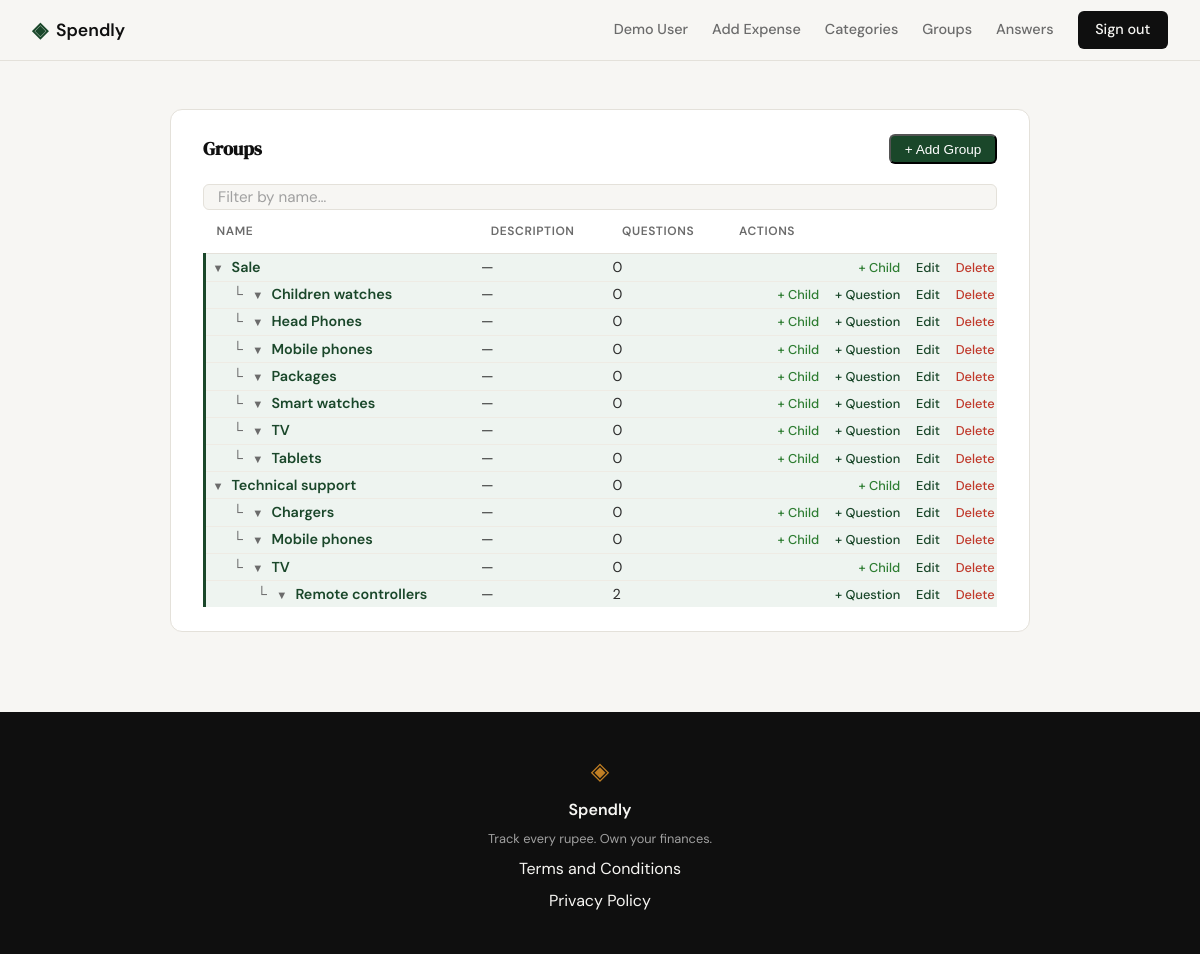
The app's page /groups (signed in) with its own data.
### tables this page shows
CREATE TABLE groups (
            id               INTEGER PRIMARY KEY AUTOINCREMENT,
            user_id          INTEGER NOT NULL REFERENCES users(id),
            name             TEXT    NOT NULL,
            description      TEXT,
            num_of_questions INTEGER DEFAULT 0,
            created_at       TEXT    DEFAULT (datetime('now'))
        , parent_id INTEGER REFERENCES groups(id));

### app.py (the view)
@app.route("/groups")
def groups():
    if not session.get("user_id"):
        return redirect(url_for("login"))
    all_groups = get_all_groups(session["user_id"])
    return render_template("groups/list.html", groups=all_groups)

### database/db.py (called while the page is built)
def get_db():
    conn = sqlite3.connect(DB_PATH)
    conn.row_factory = sqlite3.Row
    conn.execute("PRAGMA foreign_keys = ON")
    return conn

### templates/groups/list.html (shortened to what this page needs)
{% extends "base.html" %}
{% block content %}
<section class="profile-section">
    <div class="profile-inner">
        <div class="profile-block">
            <div class="block-title-row">
                <h2 class="block-title">Groups</h2>
                <button type="button" class="btn-add-expense" id="addGroupBtn">+ Add Group</button>
            </div>
            <div class="autocomplete-wrap">
                <input type="search" id="groupFilter" class="form-input"
                       placeholder="Filter by name…" autocomplete="off">
            </div>
            <table class="transactions-table">
                <thead>
                    <tr>
                        <th>Name</th>
                        <th>Description</th>
                        <th>Questions</th>
                        <th class="actions-col">Actions</th>
                    </tr>
                </thead>
                <tbody>
                    {% for group in groups %}
                    <tr class="group-row" data-group-id="{{ group.id }}"
                        data-parent-id="{{ group.parent_id if group.parent_id is not none else '' }}"
                        data-name="{{ group.name }}">
                        <td>{% for _ in range(group.depth) %}{% endfor %}{% if group.depth %}<span class="tree-branch">└</span>{% endif %}<button type="button" class="tree-toggle" hidden aria-label="Toggle child groups">▼</button>{{ group.name }}</td>
                        <td>{{ group.description or '—' }}</td>
                        <td>{{ group.num_of_questions }}</td>
                        <td class="actions-col">
                            {% if group.num_of_questions == 0 %}
                            <button type="button" class="btn-add-child"
                                    data-parent-id="{{ group.id }}"
                                    data-parent-name="{{ group.name }}">+ Child</button>
                            {% endif %}
                            {% if not group.has_children %}
                            <button type="button" class="btn-add-question"
                                    data-group-id="{{ group.id }}"
                                    data-group-name="{{ group.name }}">+ Question</button>
                            {% endif %}
                            <a href="{{ url_for('edit_group', id=group.id) }}" class="btn-edit">Edit</a>
                            <form method="POST" action="/groups/{{ group.id }}/delete" class="form-inline"
                                  onsubmit="return confirm('Delete this group and all its questions?')">
                                <button type="submit" class="btn-delete">Delete</button>
                            </form>
                        </td>
                    </tr>
                    {% endfor %}
                </tbody>
            </table>
        </div>
    </div>
</section>
{% endblock %}

### static/css/style.css (style rules this page uses)
:root { --ink: #0f0f0f; --ink-soft: #2d2d2d; --ink-muted: #6b6b6b; --ink-faint: #a0a0a0; --paper: #f7f6f3; --paper-warm: #f0ede6; --paper-card: #ffffff; --accent: #1a472a; --accent-light: #e8f0eb; --accent-2: #c17f24; --accent-2-light: #fdf3e3; --danger: #c0392b; --danger-light: #fdecea; --border: #e4e1da; --border-soft: #eeebe4; --group-bg: #eef4f0; --group-accent: #1a472a; --group-ink: #1a472a; --question-bg: #fbf4e6; --question-accent: #c17f24; --question-ink: #8a5a14; --answer-bg: #eaf1f5; --answer-accent: #2b6777; --answer-ink: #1f4d59; --font-display: 'DM Serif Display', Georgia, serif; --font-body: 'DM Sans', system-ui, sans-serif; --max-width: 1200px; --auth-width: 440px; --radius-sm: 6px; --radius-md: 12px; --radius-lg: 20px; }
*, *::before, *::after { box-sizing: border-box; margin: 0; padding: 0; }
html { font-size: 16px; scroll-behavior: smooth; }
body { background: var(--paper); color: var(--ink); font-family: var(--font-body); font-size: 1rem; line-height: 1.6; -webkit-font-smoothing: antialiased; }
a { color: inherit; text-decoration: none; }
.form-input { width: 100%; padding: 0.125rem 0.875rem; border: 1px solid var(--border); border-radius: var(--radius-sm); font-family: var(--font-body); font-size: 0.95rem; color: var(--ink); background: var(--paper); outline: none; transition: border-color 0.2s; }
.form-input::placeholder { color: var(--ink-faint); }
.profile-section { padding: 3rem 2rem 5rem; }
.profile-inner { max-width: 860px; margin: 0 auto; display: flex; flex-direction: column; gap: 2rem; }
.profile-block { background: var(--paper-card); border: 1px solid var(--border); border-radius: var(--radius-md); padding: 1.5rem 2rem; }
.block-title { font-family: var(--font-display); font-size: 1.15rem; color: var(--ink); margin-bottom: 1.25rem; }
.transactions-table { width: 100%; border-collapse: collapse; font-size: 0.9rem; }
.transactions-table th { text-align: left; font-size: 0.75rem; font-weight: 600; text-transform: uppercase; letter-spacing: 0.05em; color: var(--ink-muted); padding: 0 0.75rem 0.75rem; border-bottom: 1px solid var(--border); }
.transactions-table td { padding: 0.15rem; color: var(--ink-soft); border-bottom: 1px solid var(--border-soft); }
.transactions-table tbody tr:last-child td { border-bottom: none; }
.block-title-row { display: flex; align-items: center; justify-content: space-between; margin-bottom: 1.25rem; }
.block-title-row .block-title { margin-bottom: 0; }
.btn-add-expense { padding: 0.35rem 0.85rem; background: var(--accent); color: var(--paper-card); border-radius: var(--radius-sm); font-size: 0.85rem; font-weight: 500; text-decoration: none; transition: background 0.15s; }
.actions-col { text-align: right; white-space: nowrap; }
.btn-delete { font-size: 0.8rem; font-weight: 500; color: var(--danger); background: none; border: none; padding: 0; margin-left: 0.75rem; cursor: pointer; font-family: inherit; }
.btn-edit { font-size: 0.8rem; font-weight: 500; color: var(--accent); background: none; border: none; padding: 0; cursor: pointer; font-family: inherit; }
.btn-add-question { font-size: 0.8rem; font-weight: 500; color: var(--accent); background: none; border: none; padding: 0; margin-right: 0.75rem; cursor: pointer; font-family: inherit; }
.btn-add-child { font-size: 0.8rem; font-weight: 500; color: var(--success, #2e7d32); background: none; border: none; padding: 0; margin-right: 0.75rem; cursor: pointer; font-family: inherit; }
.tree-branch { color: var(--ink-muted); margin-right: 0.35rem; }
.tree-toggle { display: inline-block; width: 1.2rem; margin-right: 0.25rem; padding: 0; border: none; background: none; color: var(--ink-muted); font-size: 0.7rem; line-height: 1; cursor: pointer; font-family: inherit; }
.form-inline { display: inline; }
.autocomplete-wrap { position: relative; margin-bottom: 0.75rem; }
.transactions-table .group-row td, .transactions-table .question-row td, .transactions-table .answer-row td { padding-top: 0.1rem; padding-bottom: 0.1rem; }
.group-row { background: var(--group-bg); }
.group-row > td:first-child { border-left: 3px solid var(--group-accent); }
.group-row > td:first-child { color: var(--group-ink); font-weight: 600; }

### records on screen
groups: name "Sale", description "—", num_of_questions "0"
groups: name "Children watches", description "—", num_of_questions "0"
groups: name "Head Phones", description "—", num_of_questions "0"
groups: name "Mobile phones", description "—", num_of_questions "0"
groups: name "Packages", description "—", num_of_questions "0"
groups: name "Smart watches", description "—", num_of_questions "0"
groups: name "TV", description "—", num_of_questions "0"
groups: name "Tablets", description "—", num_of_questions "0"
groups: name "Technical support", description "—", num_of_questions "0"
groups: name "Chargers", description "—", num_of_questions "0"
groups: name "Mobile phones", description "—", num_of_questions "0"
groups: name "TV", description "—", num_of_questions "0"
groups: name "Remote controllers", description "—", num_of_questions "2"

### other values on screen
{{ session.get("user_name", "Account") }} "Demo User"
